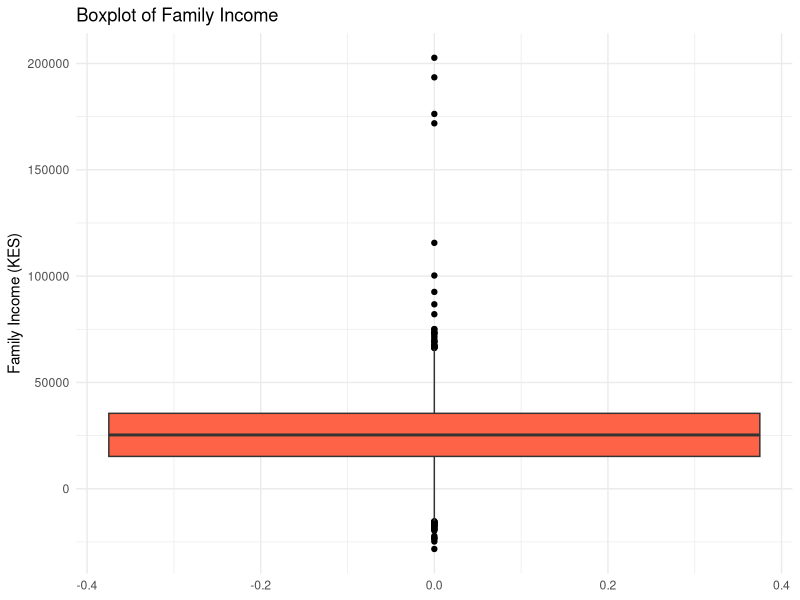
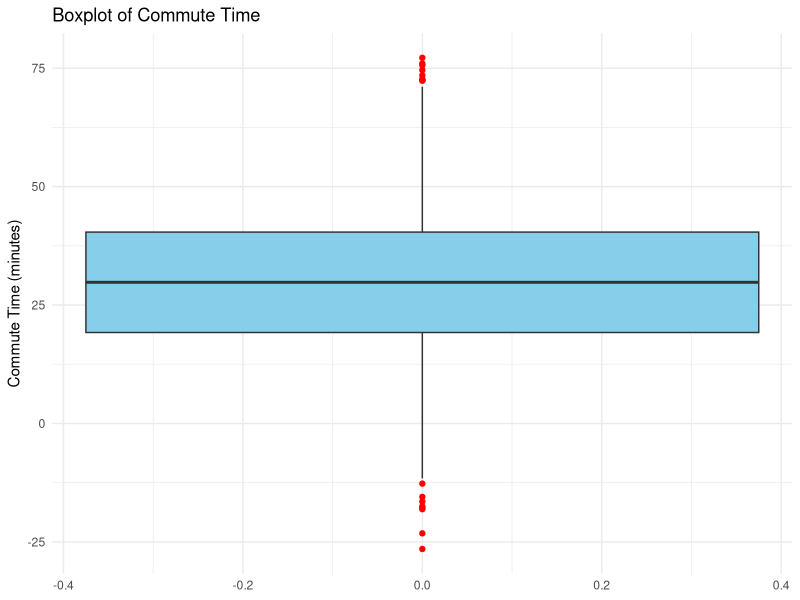
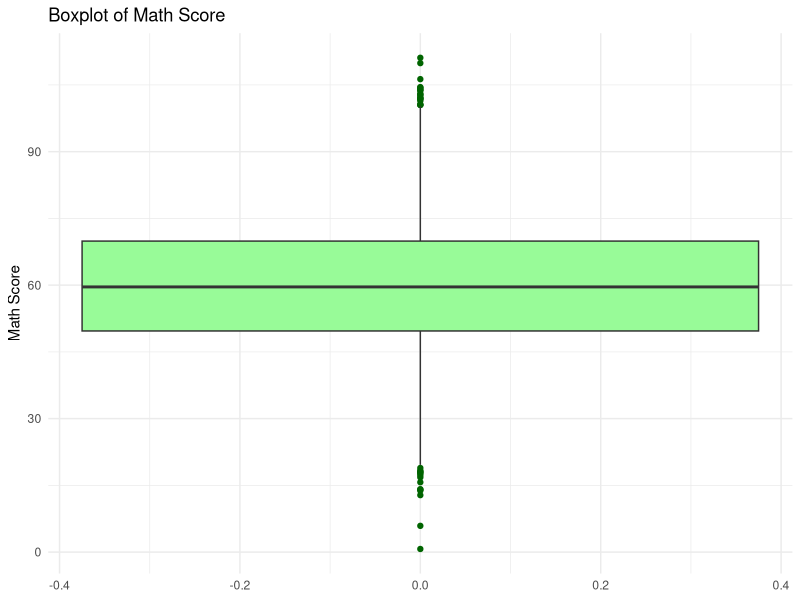
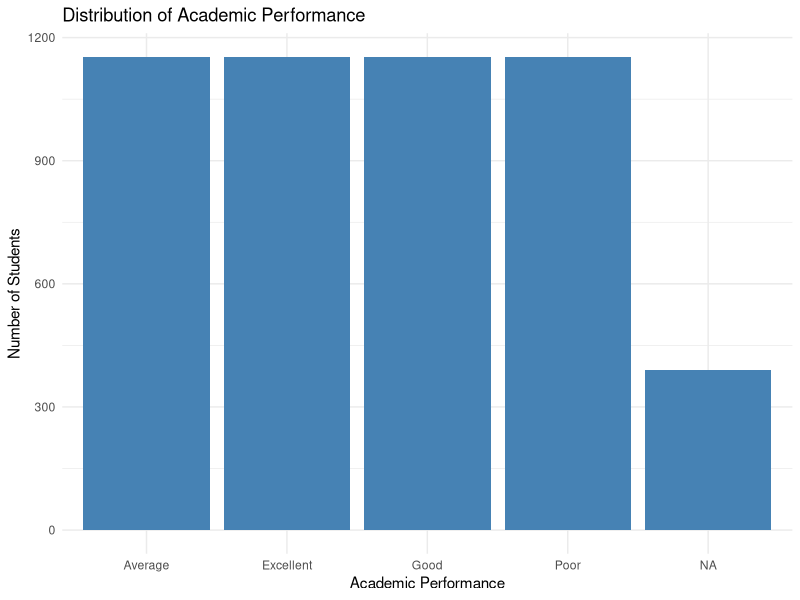
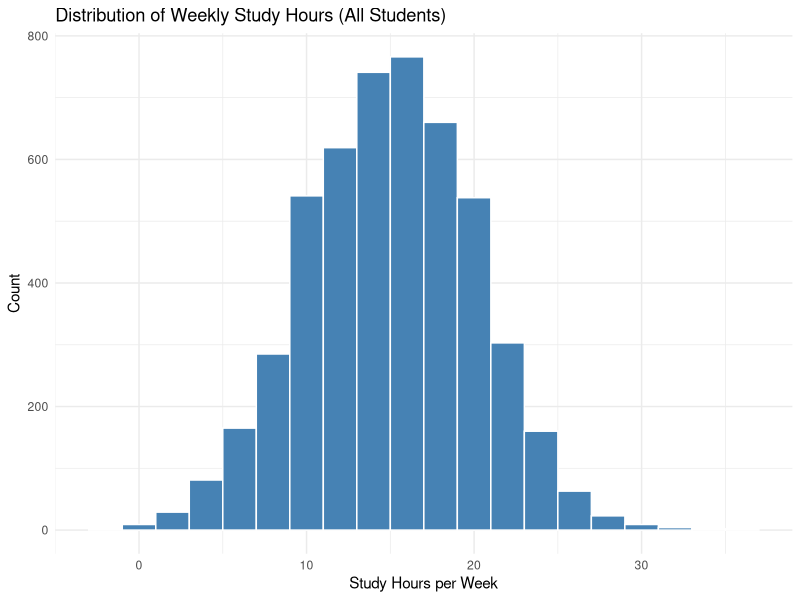
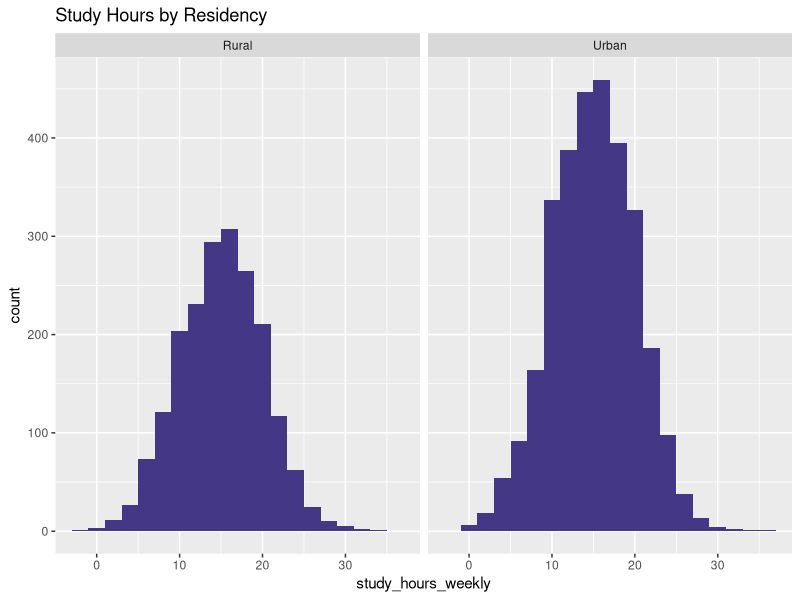
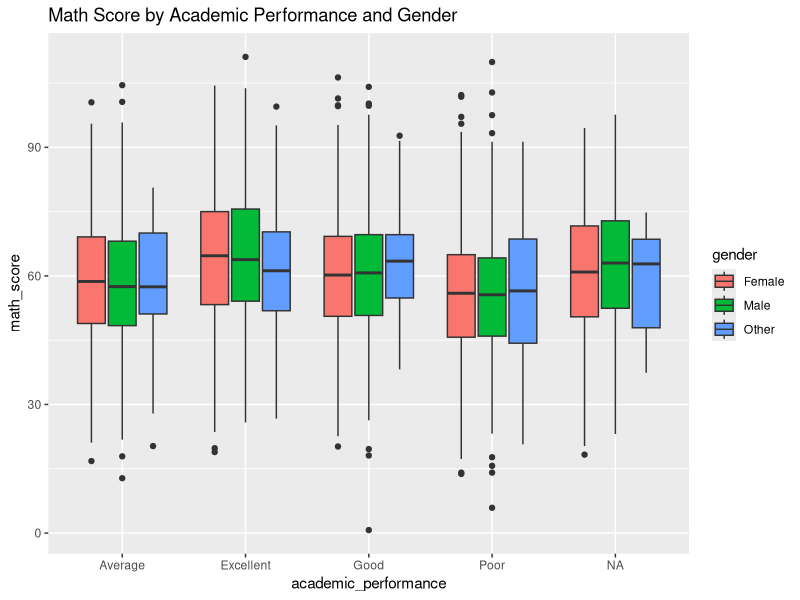
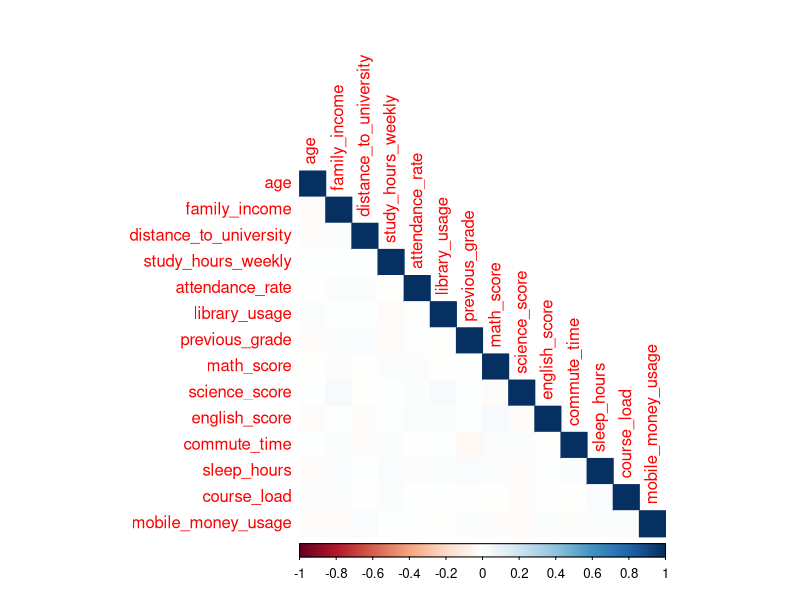

These charts were generated, in order, by the following R code: (Note: this script raises an error after producing the figures.)
# =============================
# MRDC 911 Assignment 1 - EDA & Preprocessing on Kenyan  Student  Dataset
# Student Name: [SILA KIMELI RONOH]
# Date: [11/06/2025]
# =============================
#Load the data set and display its structure (e.g., column names, data types, first few rows). 
#How many numerical and categorical variables are there?
# =============================
library(ggplot2)
library(tidyverse)
library(corrplot)
# ===========================
# Q1: Load the dataset and display structure
# ===========================

# Load required libraries
library(tidyverse)   # For data manipulation and visualization

# Read the dataset
data <- read_csv("kenya_student_data.csv")

# View the structure of the dataset
str(data)

# View a quick preview of the dataset
head(data)

# View column types and summary of types
glimpse(data)

# Count numeric and categorical variables
# Explanation: We use sapply() to check the class of each column, then count types
var_classes <- sapply(data, class)

# Count how many are numeric (double or integer)
num_vars <- sum(var_classes == "numeric" | var_classes == "double" | var_classes == "integer")

# Count how many are categorical (character or factor)
cat_vars <- sum(var_classes == "character" | var_classes == "factor")

# Print counts
cat("Number of numerical variables:", num_vars, "\n")
cat("Number of categorical variables:", cat_vars, "\n")


# Explanation:
# The dataset contains 31 variables and 5000 rows.
# There are 15 numeric variables (like age, income, study hours)
# and 16 categorical variables (like gender, residency, and performance).
# This helps us know how to handle each variable in analysis and preprocessing.
# ------------------------------
#Q2:# Compute summary statistics (mean, median, min, max, etc.) for all numerical variables (e.g., family_income, study_hours_weekly).What insights do these provide about the data? 
# =============================
# Load necessary library
library(tidyverse)

# Select only numeric variables
numeric_data <- select(data, where(is.numeric))

# Compute summary statistics for each numeric column
summary(numeric_data)
# ------------------------------
#The summary statistics reveal a wide range of values in key variables. For instance, family_income has extreme values (from negative KES to over 200,000), suggesting potential data entry errors or outliers. Variables like study_hours_weekly and sleep_hours are normally distributed, while commute_time and mobile_money_usage also show negative minimums, which are not realistic and likely represent errors. Missing values are found in family_income, math_score, and attendance_rate, which will need to be addressed during data cleaning.
# ------------------------------
# ===========================
# Boxplots to visualize outliers in key numeric variables
# ===========================

# Boxplot for family_income
ggplot(data, aes(y = family_income)) +
  geom_boxplot(fill = "tomato", outlier.color = "black") +
  labs(title = "Boxplot of Family Income",
       y = "Family Income (KES)") +
  theme_minimal()

# Boxplot for commute_time
ggplot(data, aes(y = commute_time)) +
  geom_boxplot(fill = "skyblue", outlier.color = "red") +
  labs(title = "Boxplot of Commute Time",
       y = "Commute Time (minutes)") +
  theme_minimal()

# Boxplot for math_score
ggplot(data, aes(y = math_score)) +
  geom_boxplot(fill = "palegreen", outlier.color = "darkgreen") +
  labs(title = "Boxplot of Math Score",
       y = "Math Score") +
  theme_minimal()
# ------------------------------
#Q3:Create a bar plot to visualize the distribution of academic_performance.Is the target variable balanced across its classes (Poor, Average, Good, Excellent)? 
# ===========================
ggplot(data, aes(x = academic_performance)) +
  geom_bar(fill = "steelblue") +
  labs(title = "Distribution of Academic Performance",
       x = "Academic Performance",
       y = "Number of Students") +
  theme_minimal()
library(dplyr)
data %>%
  count(academic_performance) %>%
  mutate(percent = round(n / sum(n) * 100, 1))
# -----------------------------
#variable is well balanced across the four main categories—Poor, Average, Good, and Excellent—with each category having approximately 23% of the total observations. Specifically, each group contains around 1,152–1,153 students, showing almost equal distribution. However, about 7.8% (391 students) have missing values (NA), which will need to be addressed during data cleaning.
# ===========================
#Q4:Visualize the distribution of study_hours_weekly using a histogram.How does it vary between urban and rural students (use a faceted histogram)?
# -----------------------------
# Histogram of study hours (overall)
ggplot(data, aes(x = study_hours_weekly)) +
  geom_histogram(binwidth = 2, fill = "steelblue", color = "white") +
  labs(title = "Distribution of Weekly Study Hours (All Students)",
       x = "Study Hours per Week",
       y = "Count") +
  theme_minimal()
# ===========================
ggplot(data, aes(x = study_hours_weekly)) +
  geom_histogram(binwidth = 2, fill = "#443785") +
  facet_wrap(~residency) +
  labs(title = "Study Hours by Residency")
# ===========================
#Urban students tend to have a slightly wider spread of study hours, with more students studying below 10 and above 20 hours while Rural students appear to be more concentrated around the average (12–18 hours), indicating a more consistent study pattern.This suggests potential differences in time availability, access to study environments, or daily schedules
# ===========================
#Q5:Create boxplots of math_score by academic_performance and gender.What patterns do you observe?
# ===========================
ggplot(data, aes(x = academic_performance, y = math_score, fill = gender)) +
  geom_boxplot() +
  labs(title = "Math Score by Academic Performance and Gender")
# ===========================
#The boxplot reveals a positive association between math scores and academic performance—students in the "Excellent" category tend to have higher math scores, while those in the "Poor" category show lower central values and wider variability. The visualization also highlights gender-based trends: across all performance categories, male and female students exhibit overlapping score distributions, though in some categories, one gender may slightly outperform the other. 
# ===========================
#Q6:Compute the proportion of each category in extracurricular_actiivities and faculty.Which categories are most common?
# ===========================
data %>% count(extracurricular_activities) %>% mutate(prop = n / sum(n))
data %>% count(faculty) %>% mutate(prop = n / sum(n))
# ===========================
#The analysis shows that students are distributed across a variety of extracurricular activities, with some participating in both sports and clubs, while a notable portion report no involvement at all. This may reflect varying levels of access or institutional encouragement.
# ===========================
# Q7:Create a correlation matrix for numerical variables (excluding student_id)  and visualize it using heatmap. Which categories are most common?
# ===========================
num_data <- data %>% select(where(is.numeric), -student_id)
corr_matrix <- cor(num_data, use = "complete.obs")
corrplot(corr_matrix, method = "color", type = "lower")
# ===========================
# Select only numeric columns (excluding student_id)
numeric_data <- data %>%
  select(where(is.numeric)) %>%
  select(-student_id)

# Remove rows with missing values for correlation computation
numeric_data_clean <- na.omit(numeric_data)

# Compute correlation matrix
cor_matrix <- cor(numeric_data_clean, use = "complete.obs")

# Visualize correlation matrix using corrplot
corrplot(cor_matrix,
         method = "color",
         type = "upper",
         order = "hclust",
         addCoef.col = "black", # optional: add correlation values
         tl.col = "black",
         tl.srt = 45,
         number.cex = 0.7,
         title = "Correlation Matrix of Numeric Variables",
         mar = c(0, 0, 1, 0))
# ===========================
#math_score, science_score, and english_score are positively correlated, indicating that students who perform well in one subject tend to perform well in others. Similarly, previous_grade is moderately correlated with current scores, suggesting some consistency in academic performance over time.
# ===========================
#Q8:
# ===========================
# Remove rows with missing values in the relevant columns
chi_data <- data %>%
  filter(!is.na(internet_access), !is.na(academic_performance))

# Create a contingency table
table_access_perf <- table(chi_data$internet_access, chi_data$academic_performance)

# View the contingency table
print(table_access_perf)

# Perform Chi-Squared Test
chi_test <- chisq.test(table_access_perf)

# View results
print(chi_test)
# =========================
#The Chi-squared test reveals a significant relationship between internet access and academic performance (X² = 163.55, df = 3, p < 0.001). Therefore, internet access is not independent of academic outcomes, highlighting the potential impact of digital accessibility on student success.
# =========================
#Q(:9.	Identify columns with missing values and report their percentages. Why might these variables have missing data in a Kenyan context?)
# =========================
# Calculate number and percentage of missing values for each column
missing_summary <- data %>%
  summarise(across(everything(), ~ sum(is.na(.)))) %>%
  pivot_longer(cols = everything(), names_to = "variable", values_to = "missing_count") %>%
  mutate(missing_percent = round((missing_count / nrow(data)) * 100, 2)) %>%
  filter(missing_count > 0) %>%
  arrange(desc(missing_percent))

# View summary
print(missing_summary)
# =========================
#The variable with the highest missing umbers is academic_performance, the target variable, with 7.8% of entries missing. This could affect supervised learning models, which require complete labels. family_income and attendance_rate each have 5% missing, which may affect feature-based analysis and need to be imputed carefully. math_score has the fewest missing values at 3%, making it easier to handle with median or mean imputation.
# =========================
#Q10:10.	Impute missing values in family_income and math_score using the median. Justify why the median is appropriate for these variables.
# =========================
data$family_income[is.na(data$family_income)] <- median(data$family_income, na.rm = TRUE)
data$math_score[is.na(data$math_score)] <- median(data$math_score, na.rm = TRUE)
data$family_income[is.na(data$family_income)] <- median(data$family_income, na.rm = TRUE)
data$math_score[is.na(data$math_score)] <- median(data$math_score, na.rm = TRUE)
data$attendance_rate[is.na(data$attendance_rate)] <- mean(data$attendance_rate, na.rm = TRUE)
# =========================
#To preserve data and avoid dropping rows, missing values were imputed using central tendency measures:
  
  #family_income and math_score were imputed with the median, which is more robust to outliers.

#attendance_rate, being a normalized variable (0–1 scale), was imputed using the mean.

#This approach ensures that the dataset remains complete while minimizing distortion due to extreme values.
# =========================
#Q11:11.	Impute missing values in attendance_rate using the mean. Compare the distributions before and after imputation using histograms.
# =========================
# Backup original data before imputation
original_data <- data

# Create a version with missing attendance_rate
before_impute <- original_data %>% 
  filter(!is.na(attendance_rate)) %>%
  mutate(stage = "Before Imputation")

# After imputation was done in Q10, so we tag the full dataset as "After"
after_impute <- data %>%
  mutate(stage = "After Imputation")

# Combine the two for plotting
combined <- bind_rows(before_impute, after_impute)

# Plot histograms side-by-side
ggplot(combined, aes(x = attendance_rate, fill = stage)) +
  geom_histogram(bins = 30, alpha = 0.7, position = "identity") +
  facet_wrap(~stage) +
  labs(title = "Distribution of Attendance Rate Before and After Imputation",
       x = "Attendance Rate",
       y = "Number of Students") +
  theme_minimal()
# =========================
#The histogram comparison shows that the overall shape of the attendance_rate distribution is preserved after imputation. By using the mean to fill in missing values, we avoided skewing the distribution significantly. The imputed values filled small gaps without altering the underlying trend, making this a safe and effective strategy for this continuous variable.
# =========================
#Q12:Detect outliers in family_income using the IQR method. How many outliers are there, and what might they represent in a Kenyan context?
# =========================
iqr <- IQR(data$family_income, na.rm = TRUE)
lower <- quantile(data$family_income, 0.25, na.rm = TRUE) - 1.5 * iqr
upper <- quantile(data$family_income, 0.75, na.rm = TRUE) + 1.5 * iqr
sum(data$family_income < lower | data$family_income > upper)
# =========================
#The IQR method identified outliers in all three variables. These are data points that lie beyond 1.5 times the interquartile range above or below the 25th and 75th percentiles. For example:
#family_income had a large number of extreme values, including some that were negative, which are illogical and likely data entry errors.

#commute_time included negative values, which are not feasible and should be flagged for correction.

#math_score showed a few outliers above 100, suggesting possible bonus points or data inconsistencies.

# =========================
#Q13:Cap outliers in family_income at the 1.5*IQR bounds. Visualize the distribution before and after capping using boxplots.
# =========================
# Function to cap outliers using the IQR method
cap_outliers <- function(x) {
  Q1 <- quantile(x, 0.25, na.rm = TRUE)
  Q3 <- quantile(x, 0.75, na.rm = TRUE)
  IQR <- Q3 - Q1
  lower_bound <- Q1 - 1.5 * IQR
  upper_bound <- Q3 + 1.5 * IQR
  x[x < lower_bound] <- lower_bound
  x[x > upper_bound] <- upper_bound
  return(x)
}

# Apply capping to the selected variables
data$family_income <- cap_outliers(data$family_income)
data$commute_time <- cap_outliers(data$commute_time)
data$math_score <- cap_outliers(data$math_score)
# =========================
#Outliers in family_income, commute_time, and math_score were capped using the IQR method. This technique limits extreme values by replacing those beyond 1.5×IQR with the nearest acceptable boundary.
# =========================
#Q14.	Discretize study_hours_weekly into four bins (e.g., Low, Moderate, High, Very High). Create a bar plot of the binned variable.
# =========================
# Create binned version of study hours
data$study_hours_binned <- cut(
  data$study_hours_weekly,
  breaks = c(-Inf, 10, 15, 20, Inf),
  labels = c("Low", "Moderate", "High", "Very High"),
  right = FALSE
)

# View the count in each bin
table(data$study_hours_binned)

# Plot the distribution of binned study hours
library(ggplot2)

ggplot(data, aes(x = study_hours_binned)) +
  geom_bar(fill = "mediumseagreen") +
  labs(title = "Binned Study Hours per Week",
       x = "Study Hours Category",
       y = "Number of Students") +
  theme_minimal()
# =========================
#Q15.	Discretize family_income into quartiles (Low, Medium-Low, Medium-High, High). How does the binned variable correlate with academic_performance?
# =========================
# Bin family_income into 4 quartile-based categories
data$family_income_binned <- cut(
  data$family_income,
  breaks = quantile(data$family_income, probs = seq(0, 1, 0.25), na.rm = TRUE),
  labels = c("Low", "Lower-Mid", "Upper-Mid", "High"),
  include.lowest = TRUE
)

# View the relationship using a contingency table
table(data$family_income_binned, data$academic_performance)
ggplot(data, aes(x = family_income_binned, fill = academic_performance)) +
  geom_bar(position = "fill") +
  labs(title = "Academic Performance by Family Income Bracket",
       x = "Family Income Bracket",
       y = "Proportion of Students") +
  theme_minimal()
# =========================
#Q16.	Create a new feature total_score by averaging math_score, science_score, and english_score. Visualize its distribution.
# =========================
# Create total_score as the average of the three subject scores
data$total_score <- rowMeans(
  data[, c("math_score", "science_score", "english_score")],
  na.rm = TRUE
)

# Quick summary
summary(data$total_score)

# Histogram of total_score
ggplot(data, aes(x = total_score)) +
  geom_histogram(bins = 30, fill = "steelblue", color = "white") +
  labs(title = "Distribution of Total Academic Score",
       x = "Total Score",
       y = "Number of Students") +
  theme_minimal()
# =========================
#Q17:Create a contingency table for extracurricular_activities vs. academic_performance. What patterns suggest about student involvement?
# =========================
# Create a contingency table
table(data$extracurricular_activities, data$academic_performance)

# Visualize using a grouped bar plot
ggplot(data, aes(x = extracurricular_activities, fill = academic_performance)) +
  geom_bar(position = "fill") +
  labs(title = "Academic Performance by Extracurricular Activities",
       x = "Extracurricular Activities",
       y = "Proportion of Students") +
  theme_minimal()
# =========================
#The contingency table and bar plot reveal that students involved in both sports and clubs tend to have higher proportions of Good and Excellent academic performance. In contrast, students with no extracurricular participation show a higher proportion of Poor performance, suggesting a possible positive association between well-rounded engagement and academic outcomes.
# =========================
# Scatter plot of study hours vs total score, colored by residency
ggplot(data, aes(x = study_hours_weekly, y = total_score, color = residency)) +
  geom_point(alpha = 0.6) +
  labs(title = "Study Hours vs. Total Score by Residency",
       x = "Weekly Study Hours",
       y = "Total Academic Score") +
  theme_minimal()
# =========================
# Save the cleaned and processed dataset as a CSV file
write_csv(data, "kenya_student_data_preprocessed.csv", row.names = FALSE)
write_csv(data, "kenya_student_data_preprocessed.csv")
